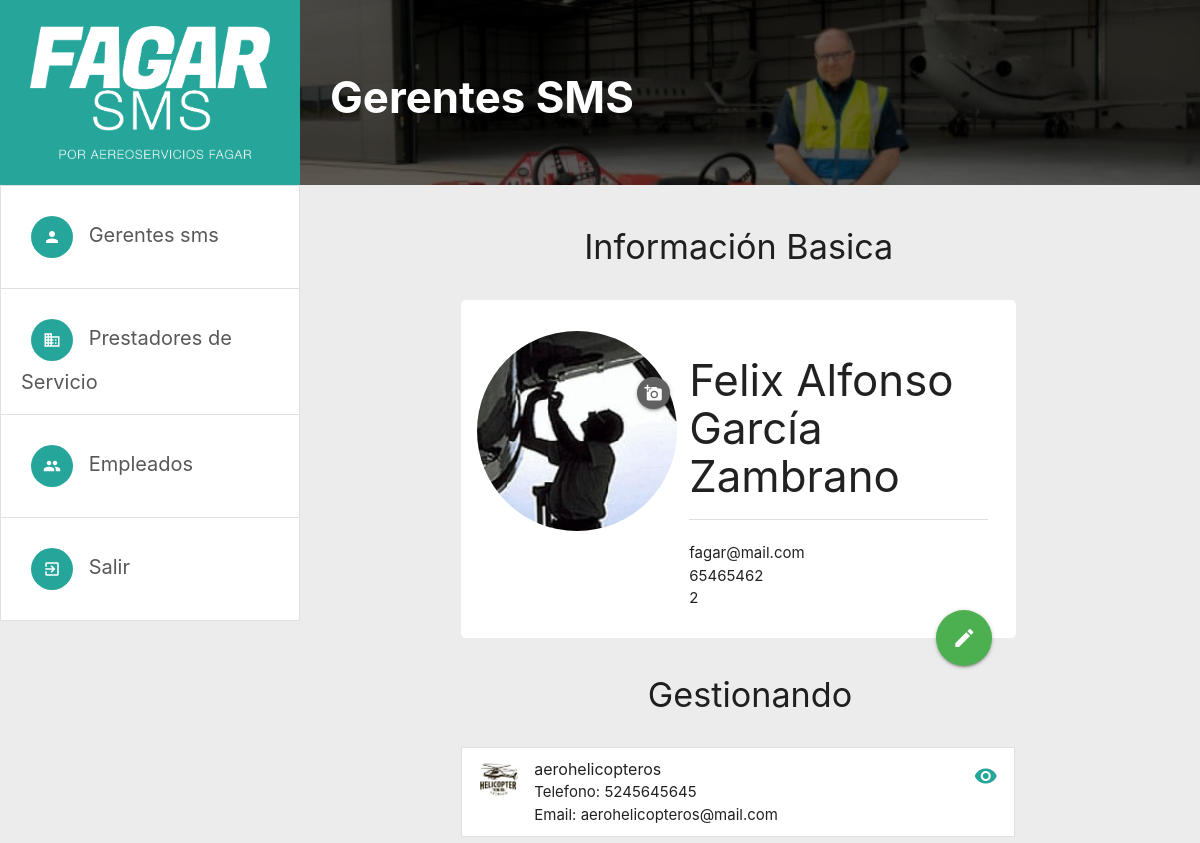
The page /dashboard/sms-manager-detail/2/ on the database its author committed.
### users/models.py (models this page shows, shortened)
class SmsManager(models.Model):
    user        = models.OneToOneField(User, on_delete=models.CASCADE, primary_key=True)
    name        = models.CharField(max_length=50)
    last_name   = models.CharField(max_length=50)
    career      = models.CharField(max_length=50, default='')
    phone       = models.PositiveBigIntegerField(null=False, default=0)
    photo       = models.ImageField(upload_to='sms_managers/profile_pics/', default='sms_managers/profile_pics/default_user_profile_pic.png')

class User(AbstractBaseUser, PermissionsMixin):
    email           = models.EmailField(unique=True, blank=False)
    is_sms_manager	= models.BooleanField(default=False)
    is_employee	= models.BooleanField(default=False)
    is_superuser = models.BooleanField(
        _('superuser status'),
        default=False,
        help_text=_('Do you think you can be a Superuser?'),
    )
    is_staff = models.BooleanField(
        _('staff status'),
        default=False,
        help_text=_('Designates whether the user can log into this site.'),
    )
    is_active = models.BooleanField(
        _('active'),
        default=True,
        help_text=_(
            'Designates whether this user should be treated as active. '
            'Unselect this instead of deleting accounts.'
        ),
    )
    USERNAME_FIELD = 'email'
    objects = MyUserManager()

class Company(models.Model):
    company_sms_manager = models.ForeignKey(SmsManager, on_delete=models.CASCADE, related_name='managed_by')
    name                = models.CharField(max_length=100)
    type_of_company     = models.CharField(max_length=1, choices=TYPE_OF_COMPANY, blank=True)
    phone               = models.PositiveBigIntegerField(null=False, default=0)
    company_logo        = models.ImageField(upload_to='companys/company_logos/', default='companys/company_logos/default_company_logo.png')
    rif                 = models.PositiveBigIntegerField(null=False, default=0)
    company_mail        = models.EmailField(blank=False, default='mail@mail.com')

### superuser/views.py (the view)
# urls.py: path('dashboard/sms-manager-detail/<int:id>/', AdminDetailSmsManagerView.as_view(), name='sms-manager-detail'),
class AdminDetailSmsManagerView(DetailView):
    template_name = 'superuser/smsManager/smsManagerDetail.html'
    model           = SmsManager
    def get_object(self):
        id_ = self.kwargs.get("id")
        return get_object_or_404(SmsManager, user=id_)

### superuser/templates/superuser/smsManager/smsManagerDetail.html (shortened to what this page needs)
{% extends '../AdminDashboard.html' %}
{% load static %}
{% block dashboard %}
{% include './smsManagerHeader.html' %}
<div class="col m2 hide-on-med-and-down">
</div>
<div class="col s12 m8 center-by-margin">
    <div class="row" style="width: 100%;">
        <div class="col s12">
            <div class="row text-center">
                <h4>Información Basica</h4>
            </div>
            <div class="card horizontal">
                <div class="card-image">
                    <img src="{{ object.photo.url }}" class="profile-pic-medium mt-1 mb-1">
                    <button data-target="SmsMangerProfilePicFormModal" class="btn-edit-profile-pic btn-small btn-floating waves-effect waves-light grey darken-2 modal-trigger"><i class="material-icons">add_a_photo</i></button>
                </div>
                <div class="card-stacked">
                    <div class="card-content">
                        <h3>{{ object.name }} {{ object.last_name }}</h3>
                        <div class="divider"></div>
                        <br>
                        <p>{{ object.user.email }}</p>
                        <p>{{ object.phone }}</p>
                        <p>{{ object.user.id }}</p>
                    </div>
                </div>
                <a class="btn-large btn-floating halfway-fab waves-effect waves-light green btn modal-trigger" href="#SmsMangerProfileFormModal"><i class="material-icons">edit</i></a>
            </div>
        </div>
    </div>
    <div class="row text-center">
        <h4>Gestionando</h4>
    </div>
    <ul class="collection" style="margin-right: 24px;">
        {% for company in object.managed_by.all %}
        <li class="collection-item avatar">
            <img src="{{ company.company_logo.url }}" alt="" class="circle">
            <span class="title">{{ company.name }}</span>
            <p>
                Telefono: {{ company.phone }}<br>
                Email: {{ company.company_mail }}<br>
            </p>
            <a href="{% url 'superuser:company-detail' company.id %}" class="secondary-content"><i class="material-icons">remove_red_eye</i></a>
        </li>
        {% endfor %}
    </ul>
</div>
<div class="col m2 hide-on-med-and-down">
</div>
{% endblock%}

### static/css/dashboard.css (style rules this page uses)
.profile-pic-medium { height: 200px; width: auto !important; border-radius: 50% !important; max-width: 200px; }
.btn-edit-profile-pic { position: absolute; top: 20%; left: 80%; }
.card .card-content { padding: 12px !important; }

### static/css/margins.css (style rules this page uses)
.mb-1 { margin-bottom: 1rem !important; }
.mt-1 { margin-top: 1rem !important; }

### static/css/util.css (style rules this page uses)
.text-center { text-align: center; }
.center-by-margin { margin-left: auto !important; margin-right: auto !important; }

### static/css/newstyles.css (style rules this page uses)
html { background-color: #ececec; }
.main-content .main-content-center > .row, .card.horizontal, .collection-header { padding: 16px !important; background-color: #fff !important; border-radius: 5px !important; }
.main-content .main-content-center > .row *, .card.horizontal, .collection-header { box-shadow: none !important; }

### rows shown on the page
SmsManager: photo (picture), name "Felix Alfonso", last_name "García Zambrano", user.email "fagar@mail.com", phone "65465462", user.id "2"
Company: company_logo (picture), name "aerohelicopteros", phone "5245645645", company_mail "aerohelicopteros@mail.com"
